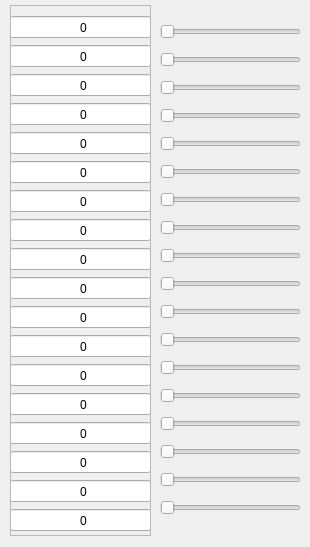
      <widget class="QWidget" name="tab_13">
       <attribute name="title">
        <string>2017</string>
       </attribute>
       <widget class="QFrame" name="verticalFrame_39">
        <property name="geometry">
         <rect>
          <x>10</x>
          <y>15</y>
          <width>141</width>
          <height>521</height>
         </rect>
        </property>
        <layout class="QVBoxLayout" name="verticalLayout_40">
         <property name="leftMargin">
          <number>0</number>
         </property>
         <property name="topMargin">
          <number>0</number>
         </property>
         <property name="rightMargin">
          <number>0</number>
         </property>
         <property name="bottomMargin">
          <number>0</number>
         </property>
         <item>
          <widget class="QLineEdit" name="lineEdit_3_2110">
           <property name="inputMethodHints">
            <set>Qt::ImhDigitsOnly</set>
           </property>
           <property name="text">
            <string/>
           </property>
           <property name="maxLength">
            <number>20</number>
           </property>
           <property name="alignment">
            <set>Qt::AlignLeading|Qt::AlignLeft|Qt::AlignVCenter</set>
           </property>
           <property name="cursorMoveStyle">
            <enum>Qt::LogicalMoveStyle</enum>
           </property>
           <property name="clearButtonEnabled">
            <bool>true</bool>
           </property>
          </widget>
         </item>
         <item>
          <widget class="QLineEdit" name="lineEdit_3_2120">
           <property name="inputMethodHints">
            <set>Qt::ImhDigitsOnly</set>
           </property>
           <property name="text">
            <string/>
           </property>
           <property name="maxLength">
            <number>20</number>
           </property>
           <property name="alignment">
            <set>Qt::AlignLeading|Qt::AlignLeft|Qt::AlignVCenter</set>
           </property>
           <property name="clearButtonEnabled">
            <bool>true</bool>
           </property>
          </widget>
         </item>
         <item>
          <widget class="QLineEdit" name="lineEdit_3_2100">
           <property name="inputMethodHints">
            <set>Qt::ImhDigitsOnly</set>
           </property>
           <property name="text">
            <string/>
           </property>
           <property name="maxLength">
            <number>20</number>
           </property>
           <property name="alignment">
            <set>Qt::AlignLeading|Qt::AlignLeft|Qt::AlignVCenter</set>
           </property>
           <property name="clearButtonEnabled">
            <bool>true</bool>
           </property>
          </widget>
         </item>
         <item>
          <widget class="QLineEdit" name="lineEdit_3_2210">
           <property name="inputMethodHints">
            <set>Qt::ImhDigitsOnly</set>
           </property>
           <property name="text">
            <string/>
           </property>
           <property name="maxLength">
            <number>20</number>
           </property>
           <property name="alignment">
            <set>Qt::AlignLeading|Qt::AlignLeft|Qt::AlignVCenter</set>
           </property>
           <property name="clearButtonEnabled">
            <bool>true</bool>
           </property>
          </widget>
         </item>
         <item>
          <widget class="QLineEdit" name="lineEdit_3_2220">
           <property name="inputMethodHints">
            <set>Qt::ImhDigitsOnly</set>
           </property>
           <property name="text">
            <string/>
           </property>
           <property name="maxLength">
            <number>20</number>
           </property>
           <property name="alignment">
            <set>Qt::AlignLeading|Qt::AlignLeft|Qt::AlignVCenter</set>
           </property>
           <property name="clearButtonEnabled">
            <bool>true</bool>
           </property>
          </widget>
         </item>
         <item>
          <widget class="QLineEdit" name="lineEdit_3_2200">
           <property name="inputMethodHints">
            <set>Qt::ImhDigitsOnly</set>
           </property>
           <property name="text">
            <string/>
           </property>
           <property name="maxLength">
            <number>20</number>
           </property>
           <property name="alignment">
            <set>Qt::AlignLeading|Qt::AlignLeft|Qt::AlignVCenter</set>
           </property>
           <property name="clearButtonEnabled">
            <bool>true</bool>
           </property>
          </widget>
         </item>
         <item>
          <widget class="QLineEdit" name="lineEdit_3_2310">
           <property name="inputMethodHints">
            <set>Qt::ImhDigitsOnly</set>
           </property>
           <property name="text">
            <string/>
           </property>
           <property name="maxLength">
            <number>20</number>
           </property>
           <property name="alignment">
            <set>Qt::AlignLeading|Qt::AlignLeft|Qt::AlignVCenter</set>
           </property>
           <property name="clearButtonEnabled">
            <bool>true</bool>
           </property>
          </widget>
         </item>
         <item>
          <widget class="QLineEdit" name="lineEdit_3_2320">
           <property name="inputMethodHints">
            <set>Qt::ImhDigitsOnly</set>
           </property>
           <property name="text">
            <string/>
           </property>
           <property name="maxLength">
            <number>20</number>
           </property>
           <property name="alignment">
            <set>Qt::AlignLeading|Qt::AlignLeft|Qt::AlignVCenter</set>
           </property>
           <property name="clearButtonEnabled">
            <bool>true</bool>
           </property>
          </widget>
         </item>
         <item>
          <widget class="QLineEdit" name="lineEdit_3_2330">
           <property name="inputMethodHints">
            <set>Qt::ImhDigitsOnly</set>
           </property>
           <property name="text">
            <string/>
           </property>
           <property name="maxLength">
            <number>20</number>
           </property>
           <property name="alignment">
            <set>Qt::AlignLeading|Qt::AlignLeft|Qt::AlignVCenter</set>
           </property>
           <property name="clearButtonEnabled">
            <bool>true</bool>
           </property>
          </widget>
         </item>
         <item>
          <widget class="QLineEdit" name="lineEdit_3_2340">
           <property name="inputMethodHints">
            <set>Qt::ImhDigitsOnly</set>
           </property>
           <property name="text">
            <string/>
           </property>
           <property name="maxLength">
            <number>20</number>
           </property>
           <property name="alignment">
            <set>Qt::AlignLeading|Qt::AlignLeft|Qt::AlignVCenter</set>
           </property>
           <property name="clearButtonEnabled">
            <bool>true</bool>
           </property>
          </widget>
         </item>
         <item>
          <widget class="QLineEdit" name="lineEdit_3_2350">
           <property name="inputMethodHints">
            <set>Qt::ImhDigitsOnly</set>
           </property>
           <property name="text">
            <string/>
           </property>
           <property name="maxLength">
            <number>20</number>
           </property>
           <property name="alignment">
            <set>Qt::AlignLeading|Qt::AlignLeft|Qt::AlignVCenter</set>
           </property>
           <property name="clearButtonEnabled">
            <bool>true</bool>
           </property>
          </widget>
         </item>
         <item>
          <widget class="QLineEdit" name="lineEdit_3_2300">
           <property name="inputMethodHints">
            <set>Qt::ImhDigitsOnly</set>
           </property>
           <property name="text">
            <string/>
           </property>
           <property name="maxLength">
            <number>20</number>
           </property>
           <property name="alignment">
            <set>Qt::AlignLeading|Qt::AlignLeft|Qt::AlignVCenter</set>
           </property>
           <property name="clearButtonEnabled">
            <bool>true</bool>
           </property>
          </widget>
         </item>
         <item>
          <widget class="QLineEdit" name="lineEdit_3_2410">
           <property name="inputMethodHints">
            <set>Qt::ImhDigitsOnly</set>
           </property>
           <property name="text">
            <string/>
           </property>
           <property name="maxLength">
            <number>20</number>
           </property>
           <property name="alignment">
            <set>Qt::AlignLeading|Qt::AlignLeft|Qt::AlignVCenter</set>
           </property>
           <property name="clearButtonEnabled">
            <bool>true</bool>
           </property>
          </widget>
         </item>
         <item>
          <widget class="QLineEdit" name="lineEdit_3_2421">
           <property name="inputMethodHints">
            <set>Qt::ImhDigitsOnly</set>
           </property>
           <property name="text">
            <string/>
           </property>
           <property name="maxLength">
            <number>20</number>
           </property>
           <property name="alignment">
            <set>Qt::AlignLeading|Qt::AlignLeft|Qt::AlignVCenter</set>
           </property>
           <property name="clearButtonEnabled">
            <bool>true</bool>
           </property>
          </widget>
         </item>
         <item>
          <widget class="QLineEdit" name="lineEdit_3_2430">
           <property name="inputMethodHints">
            <set>Qt::ImhDigitsOnly</set>
           </property>
           <property name="text">
            <string/>
           </property>
           <property name="maxLength">
            <number>20</number>
           </property>
           <property name="alignment">
            <set>Qt::AlignLeading|Qt::AlignLeft|Qt::AlignVCenter</set>
           </property>
           <property name="clearButtonEnabled">
            <bool>true</bool>
           </property>
          </widget>
         </item>
         <item>
          <widget class="QLineEdit" name="lineEdit_3_2450">
           <property name="inputMethodHints">
            <set>Qt::ImhDigitsOnly</set>
           </property>
           <property name="text">
            <string/>
           </property>
           <property name="maxLength">
            <number>20</number>
           </property>
           <property name="alignment">
            <set>Qt::AlignLeading|Qt::AlignLeft|Qt::AlignVCenter</set>
           </property>
           <property name="clearButtonEnabled">
            <bool>true</bool>
           </property>
          </widget>
         </item>
         <item>
          <widget class="QLineEdit" name="lineEdit_3_2460">
           <property name="inputMethodHints">
            <set>Qt::ImhDigitsOnly</set>
           </property>
           <property name="text">
            <string/>
           </property>
           <property name="maxLength">
            <number>20</number>
           </property>
           <property name="alignment">
            <set>Qt::AlignLeading|Qt::AlignLeft|Qt::AlignVCenter</set>
           </property>
           <property name="clearButtonEnabled">
            <bool>true</bool>
           </property>
          </widget>
         </item>
         <item>
          <widget class="QLineEdit" name="lineEdit_3_2400">
           <property name="inputMethodHints">
            <set>Qt::ImhDigitsOnly</set>
           </property>
           <property name="text">
            <string/>
           </property>
           <property name="maxLength">
            <number>20</number>
           </property>
           <property name="alignment">
            <set>Qt::AlignLeading|Qt::AlignLeft|Qt::AlignVCenter</set>
           </property>
           <property name="clearButtonEnabled">
            <bool>true</bool>
           </property>
          </widget>
         </item>
        </layout>
       </widget>
       <widget class="QFrame" name="frame_11">
        <property name="geometry">
         <rect>
          <x>10</x>
          <y>5</y>
          <width>141</width>
          <height>531</height>
         </rect>
        </property>
        <property name="frameShape">
         <enum>QFrame::StyledPanel</enum>
        </property>
        <property name="frameShadow">
         <enum>QFrame::Raised</enum>
        </property>
        <widget class="QLabel" name="label_309">
         <property name="geometry">
          <rect>
           <x>50</x>
           <y>16</y>
           <width>47</width>
           <height>13</height>
          </rect>
         </property>
         <property name="text">
          <string>0</string>
         </property>
         <property name="alignment">
          <set>Qt::AlignCenter</set>
         </property>
        </widget>
        <widget class="QLabel" name="label_310">
         <property name="geometry">
          <rect>
           <x>50</x>
           <y>45</y>
           <width>47</width>
           <height>13</height>
          </rect>
         </property>
         <property name="text">
          <string>0</string>
         </property>
         <property name="alignment">
          <set>Qt::AlignCenter</set>
         </property>
        </widget>
        <widget class="QLabel" name="label_311">
         <property name="geometry">
          <rect>
           <x>50</x>
           <y>74</y>
           <width>47</width>
           <height>13</height>
          </rect>
         </property>
         <property name="text">
          <string>0</string>
         </property>
         <property name="alignment">
          <set>Qt::AlignCenter</set>
         </property>
        </widget>
        <widget class="QLabel" name="label_312">
         <property name="geometry">
          <rect>
           <x>50</x>
           <y>103</y>
           <width>47</width>
           <height>13</height>
          </rect>
         </property>
         <property name="text">
          <string>0</string>
         </property>
         <property name="alignment">
          <set>Qt::AlignCenter</set>
         </property>
        </widget>
        <widget class="QLabel" name="label_313">
         <property name="geometry">
          <rect>
           <x>50</x>
           <y>132</y>
           <width>47</width>
           <height>13</height>
          </rect>
         </property>
         <property name="text">
          <string>0</string>
         </property>
         <property name="alignment">
          <set>Qt::AlignCenter</set>
         </property>
        </widget>
        <widget class="QLabel" name="label_314">
         <property name="geometry">
          <rect>
           <x>50</x>
           <y>161</y>
           <width>47</width>
           <height>13</height>
          </rect>
         </property>
         <property name="text">
          <string>0</string>
         </property>
         <property name="alignment">
          <set>Qt::AlignCenter</set>
         </property>
        </widget>
        <widget class="QLabel" name="label_315">
         <property name="geometry">
          <rect>
           <x>50</x>
           <y>190</y>
           <width>47</width>
           <height>13</height>
          </rect>
         </property>
         <property name="text">
          <string>0</string>
         </property>
         <property name="alignment">
          <set>Qt::AlignCenter</set>
         </property>
        </widget>
        <widget class="QLabel" name="label_316">
         <property name="geometry">
          <rect>
           <x>50</x>
           <y>219</y>
           <width>47</width>
           <height>13</height>
          </rect>
         </property>
         <property name="text">
          <string>0</string>
         </property>
         <property name="alignment">
          <set>Qt::AlignCenter</set>
         </property>
        </widget>
        <widget class="QLabel" name="label_317">
         <property name="geometry">
          <rect>
           <x>50</x>
           <y>248</y>
           <width>47</width>
           <height>13</height>
          </rect>
         </property>
         <property name="text">
          <string>0</string>
         </property>
         <property name="alignment">
          <set>Qt::AlignCenter</set>
         </property>
        </widget>
        <widget class="QLabel" name="label_318">
         <property name="geometry">
          <rect>
           <x>50</x>
           <y>277</y>
           <width>47</width>
           <height>13</height>
          </rect>
         </property>
         <property name="text">
          <string>0</string>
         </property>
         <property name="alignment">
          <set>Qt::AlignCenter</set>
         </property>
        </widget>
        <widget class="QLabel" name="label_319">
         <property name="geometry">
          <rect>
           <x>50</x>
           <y>335</y>
           <width>47</width>
           <height>13</height>
          </rect>
         </property>
         <property name="text">
          <string>0</string>
         </property>
         <property name="alignment">
          <set>Qt::AlignCenter</set>
         </property>
        </widget>
        <widget class="QLabel" name="label_320">
         <property name="geometry">
          <rect>
           <x>50</x>
           <y>364</y>
           <width>47</width>
           <height>13</height>
          </rect>
         </property>
         <property name="text">
          <string>0</string>
         </property>
         <property name="alignment">
          <set>Qt::AlignCenter</set>
         </property>
        </widget>
        <widget class="QLabel" name="label_321">
         <property name="geometry">
          <rect>
           <x>50</x>
           <y>393</y>
           <width>47</width>
           <height>13</height>
          </rect>
         </property>
         <property name="text">
          <string>0</string>
         </property>
         <property name="alignment">
          <set>Qt::AlignCenter</set>
         </property>
        </widget>
        <widget class="QLabel" name="label_322">
         <property name="geometry">
          <rect>
           <x>50</x>
           <y>422</y>
           <width>47</width>
           <height>13</height>
          </rect>
         </property>
         <property name="text">
          <string>0</string>
         </property>
         <property name="alignment">
          <set>Qt::AlignCenter</set>
         </property>
        </widget>
        <widget class="QLabel" name="label_323">
         <property name="geometry">
          <rect>
           <x>50</x>
           <y>451</y>
           <width>47</width>
           <height>13</height>
          </rect>
         </property>
         <property name="text">
          <string>0</string>
         </property>
         <property name="alignment">
          <set>Qt::AlignCenter</set>
         </property>
        </widget>
        <widget class="QLabel" name="label_324">
         <property name="geometry">
          <rect>
           <x>50</x>
           <y>480</y>
           <width>47</width>
           <height>13</height>
          </rect>
         </property>
         <property name="text">
          <string>0</string>
         </property>
         <property name="alignment">
          <set>Qt::AlignCenter</set>
         </property>
        </widget>
        <widget class="QLabel" name="label_325">
         <property name="geometry">
          <rect>
           <x>50</x>
           <y>509</y>
           <width>47</width>
           <height>13</height>
          </rect>
         </property>
         <property name="text">
          <string>0</string>
         </property>
         <property name="alignment">
          <set>Qt::AlignCenter</set>
         </property>
        </widget>
        <widget class="QLabel" name="label_326">
         <property name="geometry">
          <rect>
           <x>50</x>
           <y>306</y>
           <width>47</width>
           <height>13</height>
          </rect>
         </property>
         <property name="text">
          <string>0</string>
         </property>
         <property name="alignment">
          <set>Qt::AlignCenter</set>
         </property>
        </widget>
       </widget>
       <widget class="QFrame" name="verticalFrame_42">
        <property name="geometry">
         <rect>
          <x>160</x>
          <y>17</y>
          <width>141</width>
          <height>521</height>
         </rect>
        </property>
        <layout class="QVBoxLayout" name="verticalLayout_43">
         <property name="leftMargin">
          <number>0</number>
         </property>
         <property name="topMargin">
          <number>0</number>
         </property>
         <property name="rightMargin">
          <number>0</number>
         </property>
         <property name="bottomMargin">
          <number>0</number>
         </property>
         <item>
          <widget class="QSlider" name="horizontalSlider_3_2110">
           <property name="maximum">
            <number>1000000</number>
           </property>
           <property name="orientation">
            <enum>Qt::Horizontal</enum>
           </property>
          </widget>
         </item>
         <item>
          <widget class="QSlider" name="horizontalSlider_3_2120">
           <property name="maximum">
            <number>1000000</number>
           </property>
           <property name="orientation">
            <enum>Qt::Horizontal</enum>
           </property>
          </widget>
         </item>
         <item>
          <widget class="QSlider" name="horizontalSlider_3_2100">
           <property name="maximum">
            <number>1000000</number>
           </property>
           <property name="orientation">
            <enum>Qt::Horizontal</enum>
           </property>
          </widget>
         </item>
         <item>
          <widget class="QSlider" name="horizontalSlider_3_2210">
           <property name="maximum">
            <number>1000000</number>
           </property>
           <property name="orientation">
            <enum>Qt::Horizontal</enum>
           </property>
          </widget>
         </item>
         <item>
          <widget class="QSlider" name="horizontalSlider_3_2220">
           <property name="maximum">
            <number>1000000</number>
           </property>
           <property name="orientation">
            <enum>Qt::Horizontal</enum>
           </property>
          </widget>
         </item>
         <item>
          <widget class="QSlider" name="horizontalSlider_3_2200">
           <property name="maximum">
            <number>1000000</number>
           </property>
           <property name="orientation">
            <enum>Qt::Horizontal</enum>
           </property>
          </widget>
         </item>
         <item>
          <widget class="QSlider" name="horizontalSlider_3_2310">
           <property name="maximum">
            <number>1000000</number>
           </property>
           <property name="orientation">
            <enum>Qt::Horizontal</enum>
           </property>
          </widget>
         </item>
         <item>
          <widget class="QSlider" name="horizontalSlider_3_2320">
           <property name="maximum">
            <number>1000000</number>
           </property>
           <property name="orientation">
            <enum>Qt::Horizontal</enum>
           </property>
          </widget>
         </item>
         <item>
          <widget class="QSlider" name="horizontalSlider_3_2330">
           <property name="maximum">
            <number>1000000</number>
           </property>
           <property name="orientation">
            <enum>Qt::Horizontal</enum>
           </property>
          </widget>
         </item>
         <item>
          <widget class="QSlider" name="horizontalSlider_3_2340">
           <property name="maximum">
            <number>1000000</number>
           </property>
           <property name="orientation">
            <enum>Qt::Horizontal</enum>
           </property>
          </widget>
         </item>
         <item>
          <widget class="QSlider" name="horizontalSlider_3_2350">
           <property name="maximum">
            <number>1000000</number>
           </property>
           <property name="orientation">
            <enum>Qt::Horizontal</enum>
           </property>
          </widget>
         </item>
         <item>
          <widget class="QSlider" name="horizontalSlider_3_2300">
           <property name="maximum">
            <number>1000000</number>
           </property>
           <property name="orientation">
            <enum>Qt::Horizontal</enum>
           </property>
          </widget>
         </item>
         <item>
          <widget class="QSlider" name="horizontalSlider_3_2410">
           <property name="maximum">
            <number>1000000</number>
           </property>
           <property name="orientation">
            <enum>Qt::Horizontal</enum>
           </property>
          </widget>
         </item>
         <item>
          <widget class="QSlider" name="horizontalSlider_3_2421">
           <property name="maximum">
            <number>1000000</number>
           </property>
           <property name="orientation">
            <enum>Qt::Horizontal</enum>
           </property>
          </widget>
         </item>
         <item>
          <widget class="QSlider" name="horizontalSlider_3_2430">
           <property name="maximum">
            <number>1000000</number>
           </property>
           <property name="orientation">
            <enum>Qt::Horizontal</enum>
           </property>
          </widget>
         </item>
         <item>
          <widget class="QSlider" name="horizontalSlider_3_2450">
           <property name="maximum">
            <number>1000000</number>
           </property>
           <property name="orientation">
            <enum>Qt::Horizontal</enum>
           </property>
          </widget>
         </item>
         <item>
          <widget class="QSlider" name="horizontalSlider_3_2460">
           <property name="maximum">
            <number>1000000</number>
           </property>
           <property name="orientation">
            <enum>Qt::Horizontal</enum>
           </property>
          </widget>
         </item>
         <item>
          <widget class="QSlider" name="horizontalSlider_3_2400">
           <property name="maximum">
            <number>1000000</number>
           </property>
           <property name="orientation">
            <enum>Qt::Horizontal</enum>
           </property>
          </widget>
         </item>
        </layout>
       </widget>
      </widget>
